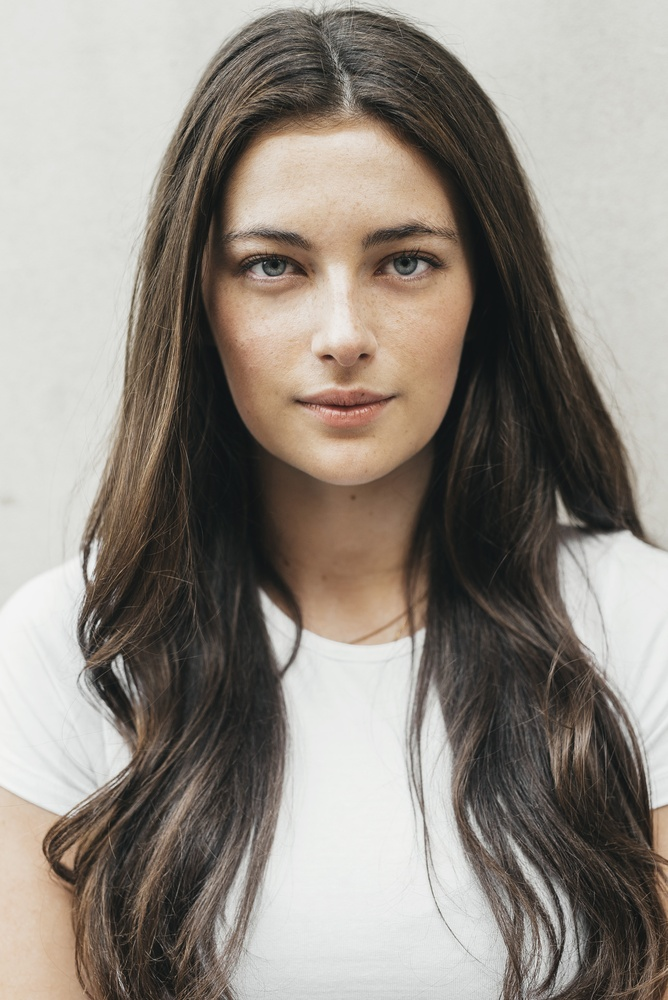
//> input picture resources/Millie_Brady.jpg, 668 x 1000 px, shrunk from 2832 x 4240 before the run, given in place of the camera
$ ./10_face_zoom   (built with g++ and OpenCV 4)
//> lines starting //> are read from the running program, lines starting //| are printed output that depends on the picture
### 2_join_images_helper.hpp
#include <initializer_list>
#include <opencv2/core.hpp>

using namespace std;
using namespace cv;

Mat hstack(initializer_list<Mat>);
Mat vstack(initializer_list<Mat>);

### 2_join_images_helper.cpp
#include <initializer_list>
#include <vector>
#include <opencv2/core.hpp>
#include <opencv2/imgproc.hpp>
#include "2_join_images_helper.hpp"

using namespace std;
using namespace cv;

// [27 lines left out: function hstack, not called in this run]

Mat vstack(initializer_list<Mat> list) {

    Mat output;
    for (auto m : list) {
        if (m.channels() == CV_8U || m.channels() == CV_8S)
            cvtColor(m, m, COLOR_GRAY2BGR);

        if (output.cols > m.cols) {
            if (m.rows == 0)
                continue;

            Mat add = Mat::zeros(Size(output.cols-m.cols, m.rows), CV_8UC3);
            hconcat(m, add, m);
        } else if (m.cols > output.cols) {
            if (output.rows == 0) {
                output = m;
                continue;
            }
            Mat add = Mat::zeros(Size(m.cols-output.cols, output.rows), CV_8UC3);
            hconcat(output, add, output);
        }

        vconcat(output, m, output);
    }

    return output;
}

### 10_face_zoom.cpp
#include <opencv2/highgui.hpp>
#include <opencv2/face/facerec.hpp>
#include <opencv2/imgproc.hpp>
#include "2_join_images_helper.hpp"
#include <iostream>

using namespace std;
using namespace cv;

int main() {
    CascadeClassifier faceCascade("resources/haarcascade_frontalface_default.xml");
    CascadeClassifier eyeCascade("resources/haarcascade_eye.xml");
    VideoCapture vCapture(1);

    Mat originalFrame;
    Mat grayFrame;
    while (true) {
        vCapture.read(originalFrame);
//> originalFrame is the input picture: 1000 rows x 668 cols, CV_8UC3; mean B, G, R 130.7, 138.9, 146.1
        flip(originalFrame, originalFrame, 1);
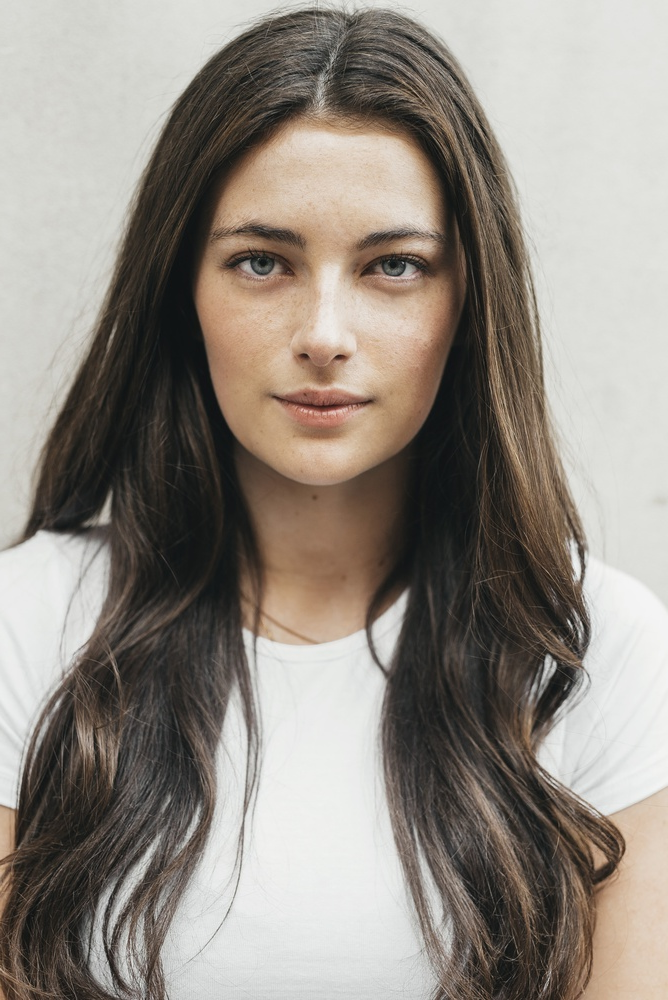
//> originalFrame: 1000 rows x 668 cols, CV_8UC3; mean B, G, R 130.7, 138.9, 146.1
        cvtColor(originalFrame, grayFrame, COLOR_BGR2GRAY);
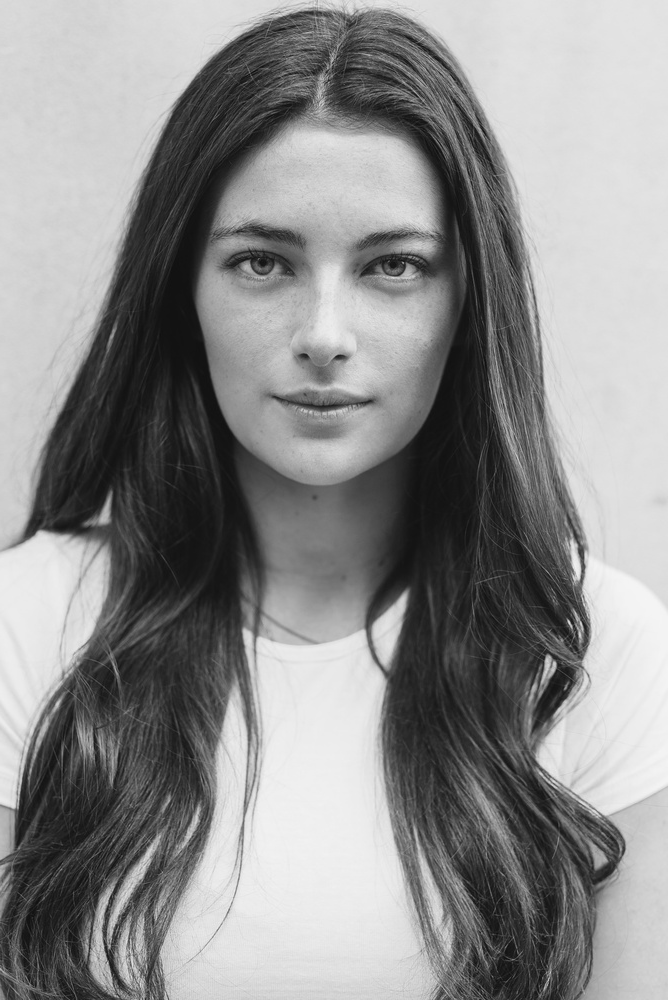
//> grayFrame: 1000 rows x 668 cols, CV_8UC1; min 9, max 245, mean 140.1

        vector<Rect> faceAreas;
        faceCascade.detectMultiScale(grayFrame, faceAreas, 1.05, 3, 0, Size(100, 100));
//> faceAreas = 2 Rects (x, y, width, height): [257, 453, 132, 132], [149, 133, 341, 341]

        Mat finalFrame = originalFrame;
        Mat blackFrame = Mat::zeros(Size(originalFrame.cols, originalFrame.rows), CV_8UC3);

        for (auto &faceArea : faceAreas) {

            float aspectRatio = float(originalFrame.cols)/float(originalFrame.rows);
            float width = faceArea.height * aspectRatio;
            float height = faceArea.height;
            float x = min(max(faceArea.x - ((width - faceArea.width)/2), float(3)), (originalFrame.cols - width - float(3)));
            float y = faceArea.y;
            Rect roi(x, y, width, height);
            finalFrame = Mat(originalFrame, roi);
            rectangle(blackFrame, roi, Scalar(150, 0, 0), 3);
            x = faceArea.x + (faceArea.width/2);
            y = faceArea.y + (faceArea.height/2);
            circle(blackFrame, Point(x, y), faceArea.height/2, Scalar(0, 150, 0), 2);

            roi.height = roi.height/2; // eyes supposed to be in upper half of the face
            Mat face(grayFrame, roi);
            vector<Rect> eyesArea;
            eyeCascade.detectMultiScale(face, eyesArea);
            for (const auto &eyeArea : eyesArea) {
                int x = (roi.x + eyeArea.x) + (eyeArea.width/2);
                int y = (roi.y + eyeArea.y) + (eyeArea.height/2);
                circle(blackFrame, Point(x, y), eyeArea.width, Scalar(0, 0, 150), 1);
            }

            resize(finalFrame, finalFrame, Size(originalFrame.cols, originalFrame.rows));
        }
//> this loop made 2 passes
//> (faceArea, width, height, x, y) on passes 1 to 2: (Rect(257, 453, 132, 132), 88.18, 132, 323, 519), (Rect(149, 133, 341, 341), 227.8, 341, 319, 303)
//> pass 1, `finalFrame = Mat(originalFrame, roi);`:
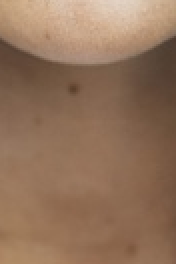
//> finalFrame: 132 rows x 88 cols, CV_8UC3 (shown 2 times larger); mean B, G, R 90.5, 114.4, 146.3
//> pass 1, `Mat face(grayFrame, roi);`:
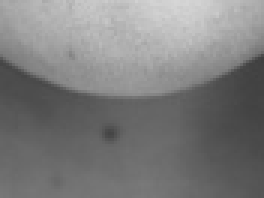
//> face: 66 rows x 88 cols, CV_8UC1 (shown 3 times larger); min 63, max 214, mean 124.9
//> pass 2, `finalFrame = Mat(originalFrame, roi);`:
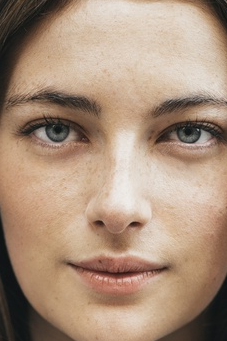
//> finalFrame: 341 rows x 227 cols, CV_8UC3; mean B, G, R 124.1, 144.9, 170.6
//> after the loop:
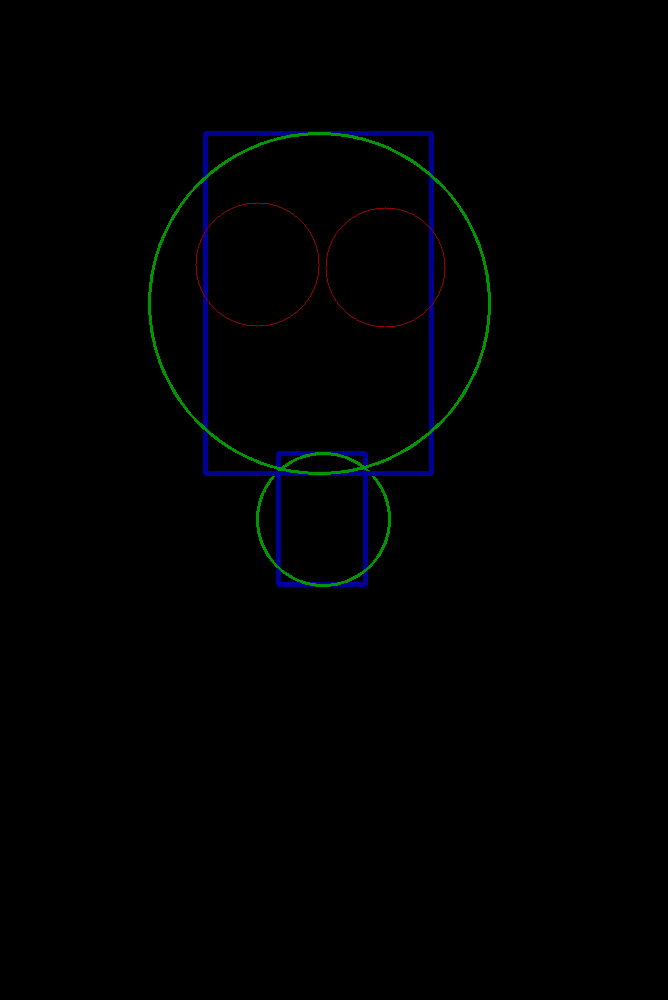
//> blackFrame: 1000 rows x 668 cols, CV_8UC3; mean B, G, R 1.6, 1, 0.2

        imshow("Camera", vstack({ finalFrame, blackFrame }));
//> the loop in vstack, `for (auto m : list)` made 2 passes
//> pass 2, in vstack, `vconcat(output, m, output);`:
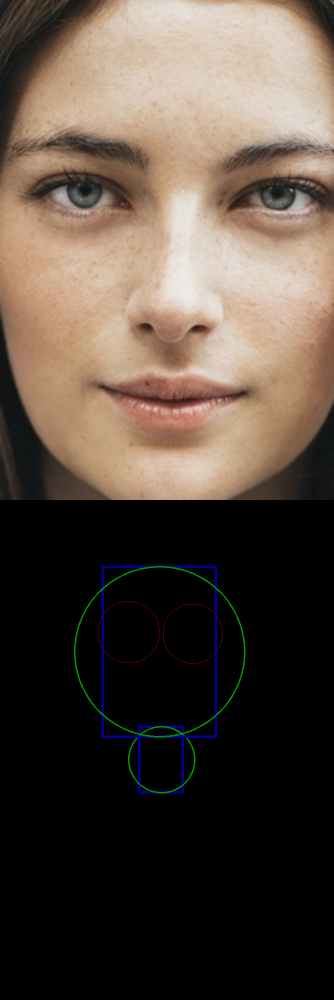
//> output: 2000 rows x 668 cols, CV_8UC3 (shown at 1/2 size); mean B, G, R 62.8, 72.9, 85.3
        if (waitKey(1) == 'w')
//> the Esc key is pressed
            exit(0);
    }
}

$ run again, on resources/jonas_dark_netflix.jpg
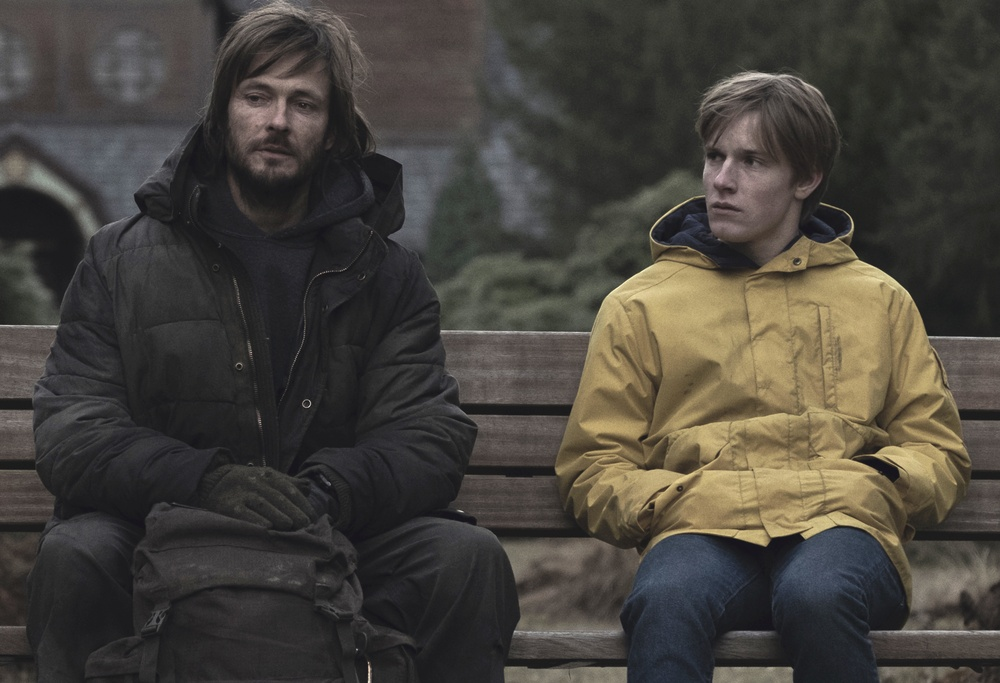
//> input picture resources/jonas_dark_netflix.jpg, 1000 x 683 px, shrunk from 2315 x 1580 before the run, given in place of the camera
//> originalFrame is the input picture: 683 rows x 1000 cols, CV_8UC3; mean B, G, R 60.5, 66.8, 70.6
//> faceAreas = 2 Rects (x, y, width, height): [655, 51, 129, 129], [209, 113, 121, 121]
//> the loop `for (auto &faceArea : faceAreas)` made 2 passes
//> (faceArea, width, height, x, y) on passes 1 to 2: (Rect(655, 51, 129, 129), 188.9, 129, 719, 115), (Rect(209, 113, 121, 121), 177.2, 121, 269, 173)
//> pass 1, `Mat face(grayFrame, roi);`:
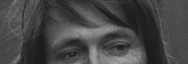
//> face: 64 rows x 188 cols, CV_8UC1; min 25, max 167, mean 70.2
//> the loop in vstack, `for (auto m : list)` made 2 passes
//> pass 2, in vstack, `vconcat(output, m, output);`:
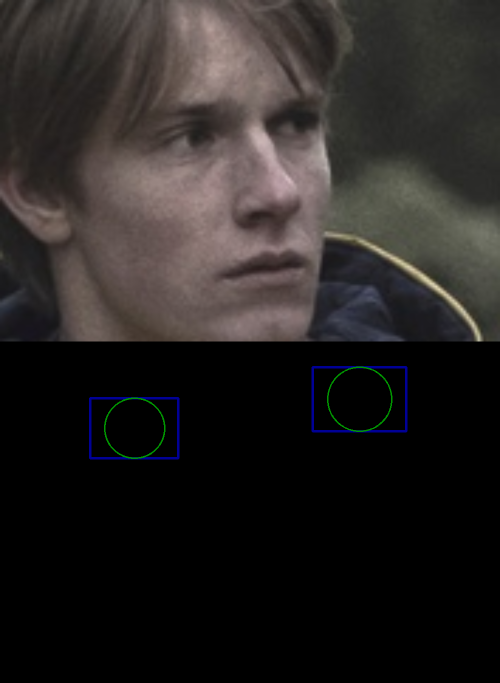
//> output: 1366 rows x 1000 cols, CV_8UC3 (shown at 1/2 size); mean B, G, R 34.1, 35.4, 38.8
